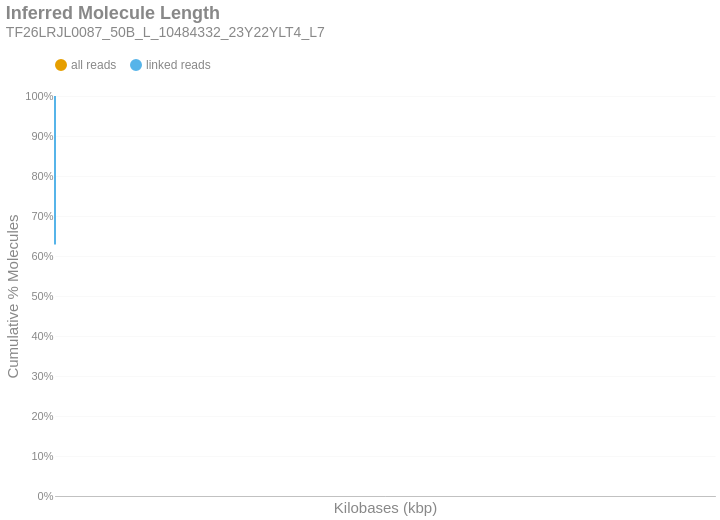

This figure's notebook cell:
### Markdown cell above
### Inferred Molecule Length
This is the cumulative frequency distribution of molecule lengths inferred from the first and last alignment positions along a contig for all alignments associated with a single linked-read barcode on a given contig.There are two distributions: one with `all` the alignments (yellow) and another with only `linked reads` (blue). The percent of molecules in the `linked reads` distribution is relative to the total number of linked molecules.

### Code cell
if SKIPLR:
    print_html(f"Skipped")
else:
    binned_df = consolidated_hist(valids['length_inferred']/1000, mask, 10, True)
    binned_df = binned_df.with_columns(
        pl.when(pl.col('bin').cast(pl.Utf8) == '0').then(pl.lit('1')).otherwise(pl.col('bin').cast(pl.Utf8)).alias('bin')
    )
    with SafeRender(binned_df):
        (
            density_plot(binned_df, 'Inferred Molecule Length', samplename, 'inferredlen')
            .transform_calculate(bin_kb='datum.bin / 1000')
            .encode(
                x=alt.X('bin_kb:Q', title="Kilobases (kbp)").scale(type='log', padding=0).axis(labelAngle=-40),
                y=alt.Y('value:Q', title='Cumulative % Molecules')
                    .axis(format='%')
                    .stack(False)
                    .scale(domainMin=0, domainMax=1,padding=0),
                color=alt.Color("key:N").scale(domain = ["all reads", "linked reads"]),
                tooltip = [
                    alt.Tooltip("key:N", title = "Data Type"),
                    alt.Tooltip("range_label:N", title="Kilobases"),
                    alt.Tooltip("value:Q", format = ".2%", title="% Molecules (Cum.)")
                ]
            )
        ).display()

### Figure 1 — Vega-Lite specification as saved in the notebook (floating-point values rounded to 4 significant figures)
{"width": "container", "height": 400, "config": {"title": {"anchor": "start", "dy": -15, "fontSize": 18, "color": "#888888", "subtitleColor": "#888888", "subtitleFontSize": 14}, "arc": {"fill": "#0072B2"}, "axis": {"domainColor": "#888888", "domainWidth": 0.5, "gridWidth": 0.2, "grid": false, "titleFontWeight": 400, "titleFontSize": 15, "labelFontSize": 11, "labelColor": "#888888", "tickColor": "#888888", "tickWidth": 0.2, "titleColor": "#888888"}, "axisBand": {"grid": false}, "axisX": {"grid": true, "tickSize": 10, "domainCap": "round"}, "axisY": {"domain": false, "grid": true, "tickSize": 0, "domainCap": "round"}, "background": "transparent", "header": {"labelFontSize": 15, "labelColor": "#888888", "titleFontSize": 15, "titleFontWeight": 600, "titleColor": "#888888"}, "legend": {"labelFont": "sans-serif", "labelFontSize": 12, "labelColor": "#888888", "symbolSize": 100, "symbolType": "circle", "titleFontSize": 12, "titlePadding": 10, "titleColor": "#888888", "title": null, "orient": "top"}, "range": {"category": ["#E69F00", "#56B4E9", "#009E73", "#F0E442", "#0072B2", "#D55E00", "#CC79A7", "#000000"], "diverging": ["#cfe8f3", "#a2d4ec", "#73bfe2", "#46abdb", "#1696d2", "#12719e"]}, "area": {"fill": "#0072B2", "fillOpacity": 0.7, "line": true, "strokeOpacity": 0.7}, "line": {"color": "#0072B2", "stroke": "#0072B2", "strokeWidth": 2}, "trail": {"color": "#0072B2", "stroke": "#0072B2", "strokeWidth": 0, "size": 1}, "point": {"filled": true, "fillOpacity": 1.0, "size": 95}, "text": {"color": "#888888", "fontSize": 11, "align": "right", "fontWeight": 400, "size": 11}, "bar": {"fill": "#0072B2", "stroke": null}, "view": {"stroke": null, "continuousWidth": 660, "continuousHeight": 400}}, "data": {"name": "data-90c736ae5d722040d6c33c28e25c455c"}, "mark": {"type": "line", "interpolate": "monotone", "point": {"opacity": 0, "size": 275}}, "encoding": {"color": {"field": "key", "scale": {"domain": ["all reads", "linked reads"]}, "type": "nominal"}, "tooltip": [{"field": "key", "title": "Data Type", "type": "nominal"}, {"field": "range_label", "title": "Kilobases", "type": "nominal"}, {"field": "value", "format": ".2%", "title": "% Molecules (Cum.)", "type": "quantitative"}], "x": {"axis": {"labelAngle": -40}, "field": "bin_kb", "scale": {"type": "log", "padding": 0}, "title": "Kilobases (kbp)", "type": "quantitative"}, "y": {"axis": {"format": "%"}, "field": "value", "scale": {"domainMin": 0, "domainMax": 1, "padding": 0}, "stack": false, "title": "Cumulative % Molecules", "type": "quantitative"}}, "params": [{"name": "param_c36ac31b6afebe62", "select": {"type": "point", "fields": ["key"]}, "bind": "legend"}], "title": {"text": "Inferred Molecule Length", "subtitle": "TF26LRJL0087_50B_L_10484332_23Y22YLT4_L7"}, "transform": [{"fold": ["all reads (cumsum)", "linked reads (cumsum)"]}, {"calculate": "replace(datum.key, ' (cumsum)', '')", "as": "key"}, {"filter": {"param": "param_c36ac31b6afebe62"}}, {"calculate": "datum.bin / 1000", "as": "bin_kb"}], "usermeta": {"embedOptions": {"downloadFileName": "TF26LRJL0087_50B_L_10484332_23Y22YLT4_L7.inferredlen"}}, "$schema": "https://vega.github.io/schema/vega-lite/v6.4.1.json", "datasets": {"data-90c736ae5d722040d6c33c28e25c455c": [{"bin": "0.0", "interval": "0.0-10.0", "all reads": 0.8301, "linked reads": 0.6288, "all reads (cumsum)": 0.8301, "linked reads (cumsum)": 0.6288, "range_label": "0-9"}, {"bin": "10.0", "interval": "10.0-20.0", "all reads": 0.1085, "linked reads": 0.2369, "all reads (cumsum)": 0.9386, "linked reads (cumsum)": 0.8658, "range_label": "10-19"}, {"bin": "20.0", "interval": "20.0-30.0", "all reads": 0.04009, "linked reads": 0.08771, "all reads (cumsum)": 0.9787, "linked reads (cumsum)": 0.9535, "range_label": "20-29"}, {"bin": "30.0", "interval": "30.0-40.0", "all reads": 0.01393, "linked reads": 0.03039, "all reads (cumsum)": 0.9926, "linked reads (cumsum)": 0.9839, "range_label": "30-39"}, {"bin": "40.0", "interval": "40.0-50.0", "all reads": 0.004994, "linked reads": 0.01084, "all reads (cumsum)": 0.9976, "linked reads (cumsum)": 0.9947, "range_label": "40-49"}, {"bin": "50.0", "interval": "50.0-60.0", "all reads": 0.001592, "linked reads": 0.003503, "all reads (cumsum)": 0.9992, "linked reads (cumsum)": 0.9982, "range_label": "50-59"}, {"bin": "60.0", "interval": "60.0-70.0", "all reads": 0.0005263, "linked reads": 0.00116, "all reads (cumsum)": 0.9997, "linked reads (cumsum)": 0.9994, "range_label": "60-69"}, {"bin": "70.0", "interval": "70.0-80.0", "all reads": 0.0001757, "linked reads": 0.0003862, "all reads (cumsum)": 0.9999, "linked reads (cumsum)": 0.9998, "range_label": "70-79"}, {"bin": "80.0", "interval": "80.0-90.0", "all reads": 7.154e-05, "linked reads": 0.0001565, "all reads (cumsum)": 1.0, "linked reads (cumsum)": 0.9999, "range_label": "80-89"}, {"bin": "90.0", "interval": "90.0-100.0", "all reads": 2.683e-05, "linked reads": 5.779e-05, "all reads (cumsum)": 1.0, "linked reads (cumsum)": 1.0, "range_label": "90-99"}, {"bin": "100.0", "interval": "100.0-110.0", "all reads": 7.665e-06, "linked reads": 1.691e-05, "all reads (cumsum)": 1.0, "linked reads (cumsum)": 1.0, "range_label": "100-109"}, {"bin": "110.0", "interval": "110.0-120.0", "all reads": 3.833e-06, "linked reads": 8.457e-06, "all reads (cumsum)": 1.0, "linked reads (cumsum)": 1.0, "range_label": "110-119"}, {"bin": "120.0", "interval": "120.0-130.0", "all reads": 6.388e-07, "linked reads": 1.41e-06, "all reads (cumsum)": 1.0, "linked reads (cumsum)": 1.0, "range_label": "120-129"}, {"bin": "130.0", "interval": "130.0-140.0", "all reads": 1.916e-06, "linked reads": 4.229e-06, "all reads (cumsum)": 1.0, "linked reads (cumsum)": 1.0, "range_label": "130-139"}, {"bin": "140.0", "interval": "140.0-150.0", "all reads": 6.388e-07, "linked reads": 1.41e-06, "all reads (cumsum)": 1.0, "linked reads (cumsum)": 1.0, "range_label": "140-149"}]}}
